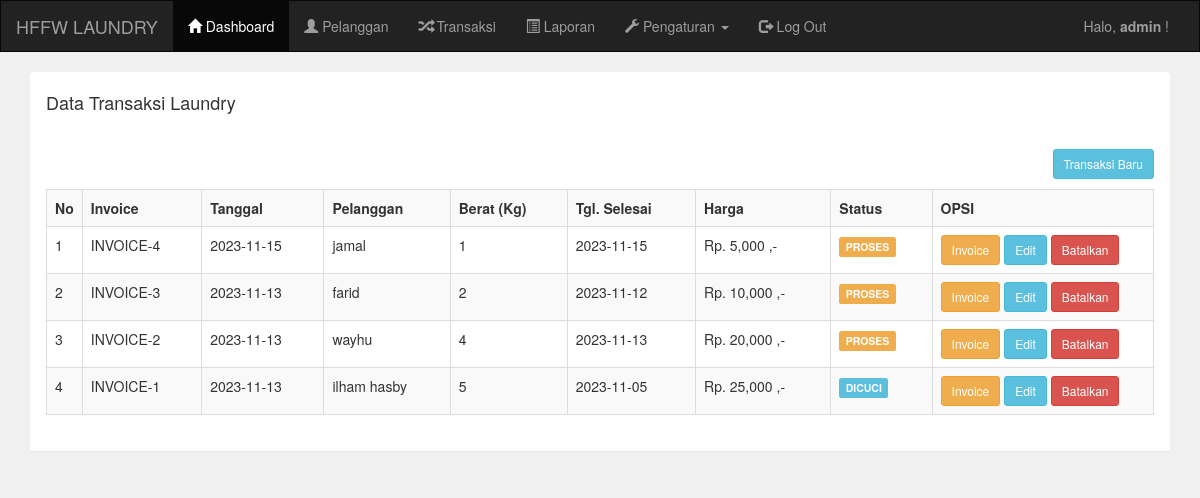
Screenshot of /admin/transaksi.php (signed in) with the database file from the repository.
### tables this page shows
CREATE TABLE `pelanggan` (
  `pelanggan_id` int(11) NOT NULL,
  `pelanggan_nama` varchar(255) NOT NULL,
  `pelanggan_hp` varchar(255) NOT NULL,
  `pelanggan_alamat` text NOT NULL
);

CREATE TABLE `transaksi` (
  `transaksi_id` int(11) NOT NULL,
  `transaksi_tgl` date NOT NULL,
  `transaksi_pelanggan` int(11) NOT NULL,
  `transaksi_harga` int(11) NOT NULL,
  `transaksi_berat` int(11) NOT NULL,
  `transaksi_tgl_selesai` date NOT NULL,
  `transaksi_status` int(11) NOT NULL
);

### admin/transaksi.php (the view)
<?php include 'header.php'; ?>
<div class="container">
    <div class="panel">
        <div class="panel-heading">
            <h4>Data Transaksi Laundry</h4>
        </div>
        <div class="panel-body">
            <a href="transaksi_tambah.php" class="btn btn-sm btn-info pull-right">Transaksi Baru</a>
            <br/>
            <br/>
            <table class="table table-bordered table-striped">
                <tr>
                    <th width="1%">No</th>
                    <th>Invoice</th>
                    <th>Tanggal</th>
                    <th>Pelanggan</th>
                    <th>Berat (Kg)</th>
                    <th>Tgl. Selesai</th>
                    <th>Harga</th>
                    <th>Status</th>
                    <th width="20%">OPSI</th>
                </tr>
                <?php
                include '../koneksi.php';
                $data = mysqli_query($koneksi,"select * from pelanggan,transaksi where transaksi_pelanggan=pelanggan_id order by transaksi_id desc");
                $no = 1;
                while($d=mysqli_fetch_array($data)){
                    ?>
                    <tr>
                        <td><?php echo $no++; ?></td>
                        <td>INVOICE-<?php echo $d['transaksi_id']; ?></td>
                        <td><?php echo $d['transaksi_tgl']; ?></td>
                        <td><?php echo $d['pelanggan_nama']; ?></td>
                        <td><?php echo $d['transaksi_berat']; ?></td>
                        <td><?php echo $d['transaksi_tgl_selesai']; ?></td>
                        <td><?php echo "Rp. ".number_format($d['transaksi_harga']) ." ,-"; ?></td>
                        <td>
                            <?php
                            if($d['transaksi_status']=="0"){
                                echo "<div class='label label-warning'>PROSES</div>";
                            }else if($d['transaksi_status']=="1"){
                                echo "<div class='label label-info'>DICUCI</div>";
                            }else if($d['transaksi_status']=="2"){
                                echo "<div class='label label-success'>SELESAI</div>";
                            }
                            ?>
                        </td>
                        <td>
                            <a href="transaksi_invoice.php?id=<?php echo $d['transaksi_id']; ?>" target="_blank" class="btn btn-sm btn-warning">Invoice</a>
                            <a href="transaksi_edit.php?id=<?php echo $d['transaksi_id']; ?>" class="btn btn-sm btn-info">Edit</a>
                            <a href="transaksi_hapus.php?id=<?php echo $d['transaksi_id']; ?>" class="btn btn-sm btn-danger">Batalkan</a>
                        </td>
                    </tr>
                    <?php
                }
                ?>
            </table>
        </div>
    </div>
</div>
<?php include 'footer.php'; ?>

### rows the page displays
pelanggan: transaksi.transaksi_id "4", transaksi.transaksi_tgl "2023-11-15", pelanggan_nama "jamal", transaksi.transaksi_berat "1", transaksi.transaksi_tgl_selesai "2023-11-15", transaksi.transaksi_harga "5,000", shows "PROSES"
pelanggan: transaksi.transaksi_id "3", transaksi.transaksi_tgl "2023-11-13", pelanggan_nama "farid", transaksi.transaksi_berat "2", transaksi.transaksi_tgl_selesai "2023-11-12", transaksi.transaksi_harga "10,000", shows "PROSES"
pelanggan: transaksi.transaksi_id "2", transaksi.transaksi_tgl "2023-11-13", pelanggan_nama "wayhu", transaksi.transaksi_berat "4", transaksi.transaksi_tgl_selesai "2023-11-13", transaksi.transaksi_harga "20,000", shows "PROSES"
pelanggan: transaksi.transaksi_id "1", transaksi.transaksi_tgl "2023-11-13", pelanggan_nama "ilham hasby", transaksi.transaksi_berat "5", transaksi.transaksi_tgl_selesai "2023-11-05", transaksi.transaksi_harga "25,000", shows "DICUCI"

### other values shown
$_SESSION['username'] "admin"
